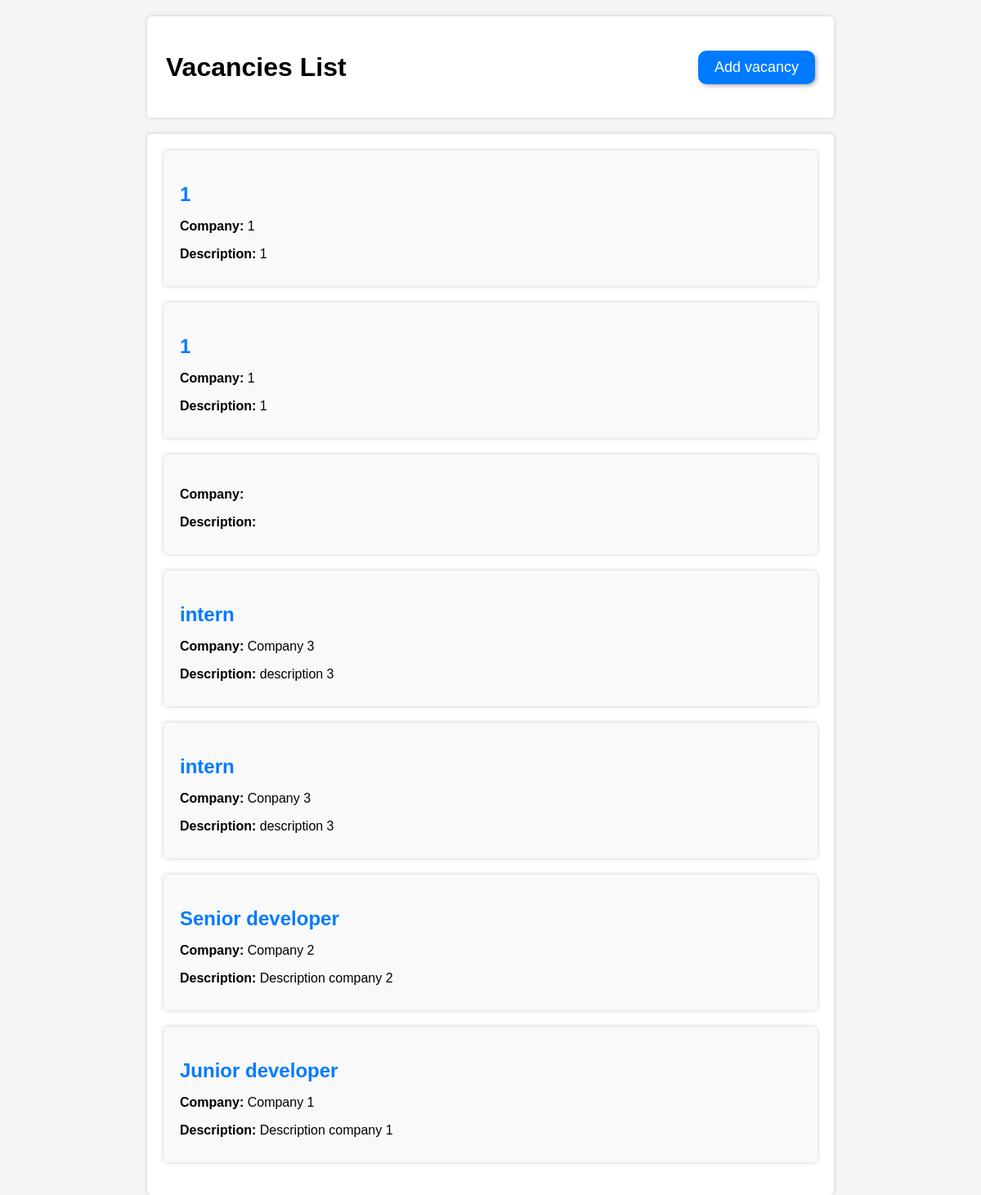
The page /vacancy/ on the database as committed earlier.
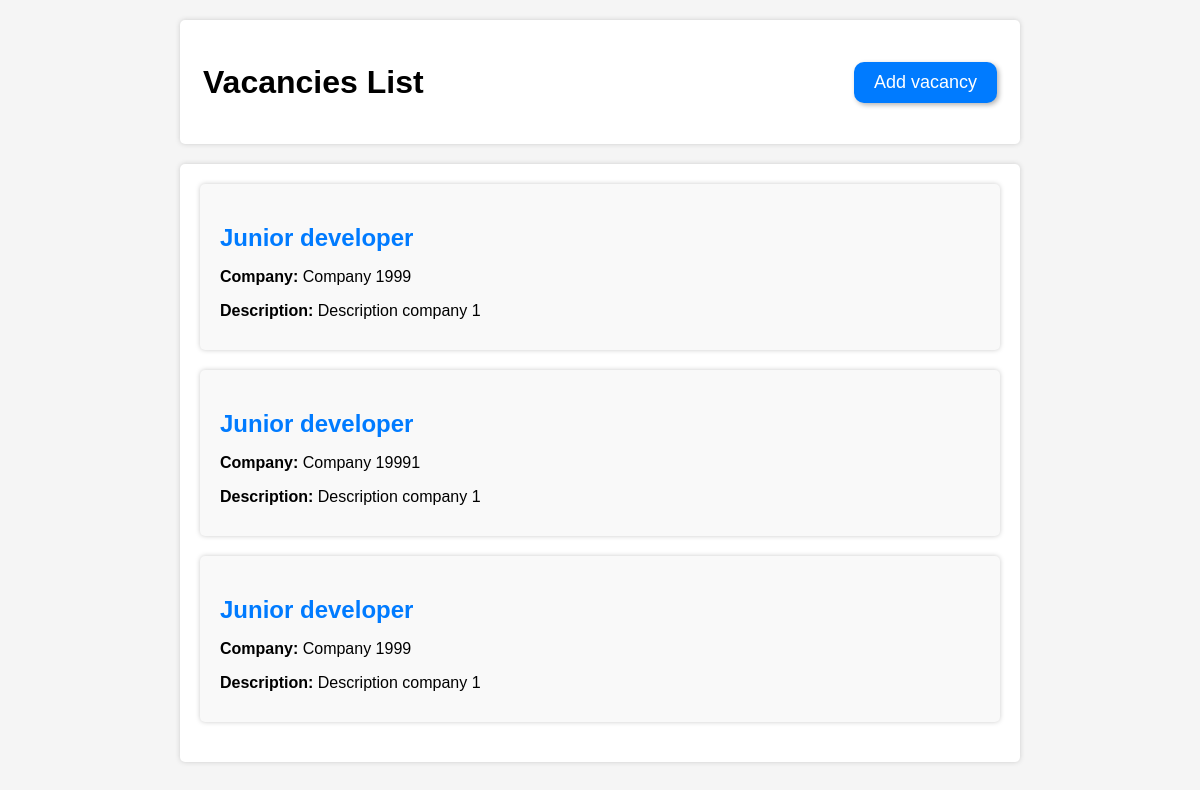
The same page on the database as committed later.
### models.py (models this page shows, shortened)
class Vacancy(Base):
    __tablename__ = 'vacancy'
    id = Column(Integer, primary_key=True, autoincrement=True)
    user_id = Column(Integer, ForeignKey('user.id'))
    company = Column(String(120), nullable=True)
    position_name = Column(String(120), nullable=True)
    description = Column(String(250), nullable=True)
    contacts_ids = Column(String(120), nullable=True)
    comment = Column(String(120), nullable=True)
    creation_date = Column(String, default=datetime.utcnow())
    status = Column(Integer, nullable=True)

### app.py (the view)
@app.route("/vacancy/", methods=['GET', 'POST'])
def vacancies():
    db_alchemy.init_db()
    result = db_alchemy.db_session.query(Vacancy).all()
    return render_template('vacancies.html', vacancies=result)

### db_alchemy.py (called while the page is built)
def init_db():
    import models
    Base.metadata.create_all(bind=engine)

### templates/vacancies.html (shortened to what this page needs)
<!DOCTYPE html>
<html>
  <head>
  </head>
  <body>
    <form action="/vacancy/"  method="GET">
      <div class="container">
        <table>
          <tr>
            <td><h1>Vacancies List</h1></td>
            <td style="text-align: right;"><a href="/vacancy-add/" class="button">Add vacancy</a></td>
          </tr>
        </table>
      </div>
      <div class="container">
        <ul>
          {% for vacancy in vacancies[::-1] %}
          <li>
            <a href="/vacancy/{{ vacancy.id }}/" class="link"><h2>{{ vacancy.position_name }}</h2></a>
            <p><span>Company:</span> {{ vacancy.company }}</p>
            <p><span>Description:</span> {{ vacancy.description }}</p>
          </li>
          {% endfor %}
        </ul>
      </div>
    </form>
  </body>
</html>

Rows that differ between the two databases and show on the page:
removed Vacancy: position_name "1", company "1", description "1"
removed Vacancy: position_name "1", company "1", description "1"
removed Vacancy: position_name "Junior developer", company "Company 1", description "Description company 1"
changed Vacancy (number 1 of 3 on the later page): position_name "intern" → "Junior developer"; company "Company 3" → "Company 1999"; description "description 3" → "Description company 1"
changed Vacancy: position_name "intern" → "Junior developer"; company "Conpany 3" → "Company 19991"; description "description 3" → "Description company 1"
changed Vacancy (number 3 of 3 on the later page): position_name "Senior developer" → "Junior developer"; company "Company 2" → "Company 1999"; description "Description company 2" → "Description company 1"
